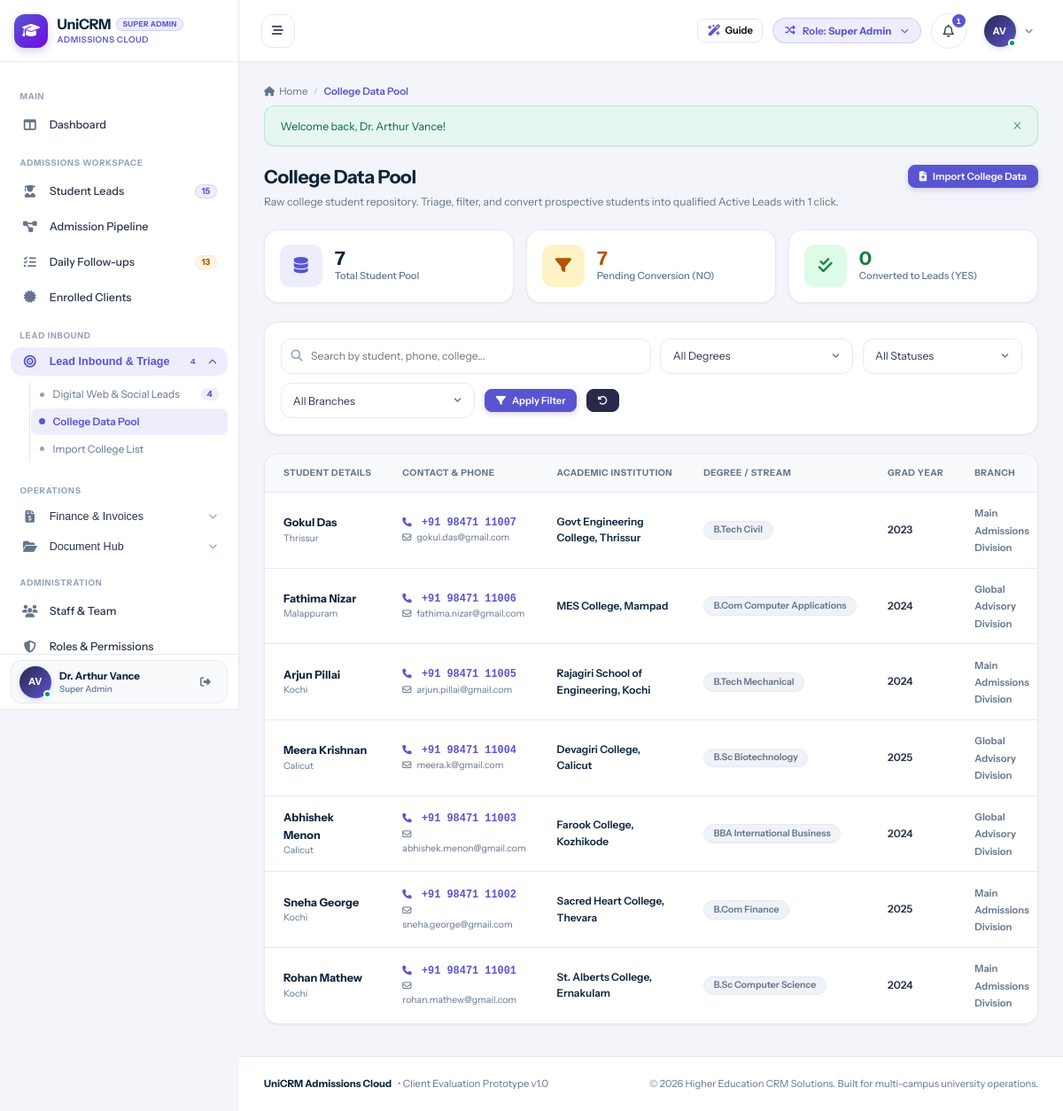
Screenshot of /data/college_data.php (signed in) with the database file from the repository.
### tables this page shows
CREATE TABLE `users` (
  `id` int(11) NOT NULL AUTO_INCREMENT,
  `branch_id` int(11) DEFAULT NULL,
  `role_id` int(11) NOT NULL,
  `manager_id` int(11) DEFAULT NULL,
  `reporting_manager_id` int(11) DEFAULT NULL,
  `name` varchar(150) NOT NULL,
  `email` varchar(150) NOT NULL,
  `password` varchar(255) NOT NULL,
  `phone` varchar(50) DEFAULT NULL,
  `designation` varchar(100) DEFAULT NULL,
  `avatar` varchar(255) DEFAULT NULL,
  `status` enum('Active','Inactive') DEFAULT 'Active',
  `created_at` datetime DEFAULT current_timestamp(),
  `updated_at` datetime DEFAULT NULL ON UPDATE current_timestamp(),
  PRIMARY KEY (`id`),
  UNIQUE KEY `email` (`email`),
  KEY `idx_branch` (`branch_id`),
  KEY `idx_role` (`role_id`),
  KEY `idx_manager` (`manager_id`)
);

CREATE TABLE `roles` (
  `id` int(11) NOT NULL AUTO_INCREMENT,
  `name` varchar(50) NOT NULL,
  `label` varchar(100) NOT NULL,
  `description` text DEFAULT NULL,
  `created_at` datetime DEFAULT current_timestamp(),
  PRIMARY KEY (`id`),
  UNIQUE KEY `name` (`name`)
);

CREATE TABLE `college_data` (
  `id` int(11) NOT NULL AUTO_INCREMENT,
  `student_name` varchar(150) NOT NULL,
  `mobile_number` varchar(50) NOT NULL,
  `phone` varchar(50) DEFAULT NULL,
  `phone_normalized` varchar(20) NOT NULL,
  `email` varchar(150) DEFAULT NULL,
  `college_name` varchar(200) NOT NULL,
  `degree` varchar(100) DEFAULT NULL,
  `stream` varchar(100) DEFAULT NULL,
  `passout_year` int(11) DEFAULT NULL,
  `graduation_year` int(11) DEFAULT NULL,
  `location` varchar(100) DEFAULT NULL,
  `city` varchar(100) DEFAULT NULL,
  `comments` text DEFAULT NULL,
  `data_source` varchar(100) DEFAULT 'Campus Seminar',
  `import_batch_id` int(11) DEFAULT NULL,
  `import_id` int(11) DEFAULT NULL,
  `branch_id` int(11) DEFAULT NULL,
  `is_converted` enum('NO','YES') DEFAULT 'NO',
  `converted_to_lead` tinyint(1) DEFAULT 0,
  `converted_lead_id` int(11) DEFAULT NULL,
  `lead_id` int(11) DEFAULT NULL,
  `converted_by` int(11) DEFAULT NULL,
  `converted_at` datetime DEFAULT NULL,
  `is_archived` tinyint(1) DEFAULT 0,
  `archived_at` datetime DEFAULT NULL,
  `archived_by` int(11) DEFAULT NULL,
  `archive_reason` varchar(255) DEFAULT NULL,
  `created_at` datetime DEFAULT current_timestamp(),
  PRIMARY KEY (`id`),
  KEY `idx_phone` (`phone_normalized`),
  KEY `idx_converted` (`is_converted`),
  KEY `idx_archived` (`is_archived`),
  KEY `idx_branch` (`branch_id`)
);

CREATE TABLE `branches` (
  `id` int(11) NOT NULL AUTO_INCREMENT,
  `name` varchar(100) NOT NULL,
  `code` varchar(20) NOT NULL,
  `city` varchar(100) NOT NULL,
  `state` varchar(100) NOT NULL DEFAULT 'Kerala',
  `country` varchar(100) NOT NULL DEFAULT 'India',
  `phone` varchar(50) DEFAULT NULL,
  `email` varchar(150) DEFAULT NULL,
  `address` text DEFAULT NULL,
  `manager_id` int(11) DEFAULT NULL,
  `status` enum('Active','Inactive') DEFAULT 'Active',
  `created_at` datetime DEFAULT current_timestamp(),
  `updated_at` datetime DEFAULT NULL ON UPDATE current_timestamp(),
  PRIMARY KEY (`id`),
  UNIQUE KEY `code` (`code`)
);

### data/college_data.php (the view, shortened to what the rows shown need)
<?php
require_once __DIR__ . '/../config/database.php';
require_once __DIR__ . '/../config/helpers.php';
require_once __DIR__ . '/../includes/auth.php';
require_login();
$where = ["c.is_archived = 0"];
$params = [];
$whereSql = implode(' AND ', $where);
$sql = "
    SELECT c.*, b.name AS branch_name,
           COALESCE(c.lead_id, c.converted_lead_id) AS lead_id,
           l.lead_code, u.name AS converted_by_name,
           COALESCE(c.phone, c.mobile_number) AS phone,
           COALESCE(c.city, c.location) AS city,
           COALESCE(c.graduation_year, c.passout_year) AS graduation_year
    FROM college_data c
    LEFT JOIN branches b ON c.branch_id = b.id
    LEFT JOIN leads l ON (l.id = c.lead_id OR l.id = c.converted_lead_id)
    LEFT JOIN users u ON c.converted_by = u.id
    WHERE {$whereSql}
    ORDER BY c.converted_to_lead ASC, c.id DESC
    LIMIT 100
";
$stmt = $pdo->prepare($sql);
$stmt->execute($params);
$records = $stmt->fetchAll();
include __DIR__ . '/../includes/header.php';
?>
<div class="page-header" style="display:flex; justify-content:space-between; align-items:flex-start; margin-bottom:1.5rem; flex-wrap:wrap; gap:1rem;">
  <div>
    <h1 style="font-size:1.5rem; font-weight:700; color:var(--text-heading); margin:0 0 0.35rem 0;">College Data Pool</h1>
  </div>
</div>
<div class="card">
  <div class="table-responsive">
    <table class="data-table">
      <thead>
        <tr>
          <th>Student Details</th>
          <th>Contact & Phone</th>
          <th>Academic Institution</th>
          <th>Degree / Stream</th>
          <th>Grad Year</th>
          <th>Branch</th>
        </tr>
      </thead>
      <tbody>
        <?php if (empty($records)): ?>
          <tr>
            <td colspan="8" style="text-align:center; padding:3rem; color:var(--text-muted);">
              <i class="fa-solid fa-folder-open" style="font-size:2rem; margin-bottom:0.75rem; display:block; color:var(--text-light);"></i>
              No college pool records match your current search criteria.
            </td>
          </tr>
        <?php else: ?>
          <?php foreach ($records as $row):
          ?>
            <tr>
              <td>
                <div style="font-weight:700; color:var(--text-heading); font-size:0.9rem;">
                  <?= htmlspecialchars($row['student_name']) ?>
                </div>
                <div style="font-size:0.75rem; color:var(--text-muted);">
                  <?= htmlspecialchars($row['city'] ?? 'Location N/A') ?>
                </div>
              </td>
              <td>
                <div style="font-family:monospace; font-weight:600; color:var(--primary); font-size:0.85rem;">
                  <i class="fa-solid fa-phone" style="font-size:0.75rem; margin-right:4px;"></i> <?= htmlspecialchars($row['phone']) ?>
                </div>
                <?php if (!empty($row['email'])): ?>
                  <div style="font-size:0.75rem; color:var(--text-muted);">
                    <i class="fa-regular fa-envelope" style="font-size:0.72rem; margin-right:4px;"></i> <?= htmlspecialchars($row['email']) ?>
                  </div>
                <?php endif; ?>
              </td>
              <td>
                <div style="font-weight:600; color:var(--text-heading); font-size:0.85rem;">
                  <?= htmlspecialchars($row['college_name'] ?? 'N/A') ?>
                </div>
              </td>
              <td>
                <span class="badge badge-secondary" style="font-weight:600; font-size:0.75rem;">
                  <?= htmlspecialchars($row['degree'] ?? 'General') ?>
                </span>
              </td>
              <td style="font-weight:600; font-size:0.85rem;">
                <?= htmlspecialchars($row['graduation_year'] ?? '—') ?>
              </td>
              <td>
                <span style="font-size:0.8rem; font-weight:600; color:var(--text-muted);">
                  <?= htmlspecialchars($row['branch_name'] ?? 'Unassigned') ?>
                </span>
              </td>
            </tr>
          <?php endforeach; ?>
        <?php endif; ?>
      </tbody>
    </table>
  </div>
</div>
<?php include __DIR__ . '/../includes/footer.php'; ?>

### includes/header.php (shortened to what the rows shown need)
<?php
require_once __DIR__ . '/auth.php';
$currentUser = current_user();
$unreadNotifCount = $currentUser ? get_unread_notifications_count($currentUser['id']) : 0;
?>
<!DOCTYPE html>
<html lang="en">
<head>
  <link rel="stylesheet" href="https://cdnjs.cloudflare.com/ajax/libs/font-awesome/6.5.1/css/all.min.css">
  <link rel="stylesheet" href="<?= base_url('assets/css/style.css') ?>">
</head>
<body>
<div id="app-layout">
  <?php include __DIR__ . '/sidebar.php'; ?>
  <div id="main-wrapper">
    <header id="top-navbar">
      <div class="navbar-right">
        <div class="role-switcher-dropdown" style="position: relative;">
          <button type="button" class="role-switcher-btn" id="role-switcher-btn" title="Simulate different role permissions">
            <span>Role: <strong><?= htmlspecialchars($currentUser['role_label'] ?? 'Guest') ?></strong></span>
          </button>
        </div>
        <div style="position: relative;">
          <button type="button" class="notification-bell-btn" id="notif-bell-btn" title="Notifications">
            <i class="fa-regular fa-bell"></i>
            <?php if ($unreadNotifCount > 0): ?>
              <span class="notification-counter"><?= $unreadNotifCount ?></span>
            <?php endif; ?>
          </button>
        </div>
        <div style="position: relative;">
          <button type="button" class="profile-dropdown-btn" id="user-profile-btn">
            <div class="user-avatar-sm online">
              <?= user_initials($currentUser['name'] ?? 'U') ?>
            </div>
            <i class="fa-solid fa-chevron-down" style="font-size:0.65rem; color:var(--text-muted);"></i>
          </button>
        </div>
      </div>
    </header>
    <main class="content-area">

### includes/sidebar.php (shortened to what the rows shown need)
<?php
$currentUser = current_user();
?>
<aside id="sidebar">
<?php
$rawRoleLabel = $currentUser['role_label'] ?? 'Staff';
$headerRoleBadge = $rawRoleLabel;
?>
  <div class="sidebar-header" id="sidebar-brand-header">
    <a href="<?= base_url('dashboard/index.php') ?>" class="brand-wrapper">
      <div class="brand-text">
        <div class="brand-title-row">
          <h1 class="brand-title">UniCRM</h1>
          <span class="sidebar-role-badge sidebar-demo-badge" title="<?= htmlspecialchars($rawRoleLabel) ?>"><?= htmlspecialchars($headerRoleBadge) ?></span>
        </div>
      </div>
    </a>
  </div>
  <div class="sidebar-user">
    <div class="sidebar-user-card">
      <div class="user-snippet">
        <div class="user-avatar-sm online" title="<?= htmlspecialchars($currentUser['name'] ?? 'User') ?>">
          <?= user_initials($currentUser['name'] ?? 'U') ?>
        </div>
        <div class="user-info">
          <span class="user-name" title="<?= htmlspecialchars($currentUser['name'] ?? 'User') ?>"><?= htmlspecialchars($currentUser['name'] ?? 'User') ?></span>
          <span class="user-role"><?= htmlspecialchars($currentUser['role_label'] ?? 'Staff') ?></span>
        </div>
      </div>
    </div>
  </div>
</aside>

### rows the page displays
users: role.label "SUPER ADMIN", name "AV", name "Dr. Arthur Vance", role.label "Super Admin", id "1"
college_data: student_name "Gokul Das", city "Thrissur", phone "+91 98471 11007", email "gokul.das@gmail.com", college_name "Govt Engineering College, Thrissur", degree "B.Tech Civil", graduation_year "2023", branch.name "Main Admissions Division"
college_data: student_name "Fathima Nizar", city "Malappuram", phone "+91 98471 11006", email "fathima.nizar@gmail.com", college_name "MES College, Mampad", degree "B.Com Computer Applications", graduation_year "2024", branch.name "Global Advisory Division"
college_data: student_name "Arjun Pillai", city "Kochi", phone "+91 98471 11005", email "arjun.pillai@gmail.com", college_name "Rajagiri School of Engineering, Kochi", degree "B.Tech Mechanical", graduation_year "2024", branch.name "Main Admissions Division"
college_data: student_name "Meera Krishnan", city "Calicut", phone "+91 98471 11004", email "meera.k@gmail.com", college_name "Devagiri College, Calicut", degree "B.Sc Biotechnology", graduation_year "2025", branch.name "Global Advisory Division"
college_data: student_name "Abhishek Menon", city "Calicut", phone "+91 98471 11003", email "abhishek.menon@gmail.com", college_name "Farook College, Kozhikode", degree "BBA International Business", graduation_year "2024", branch.name "Global Advisory Division"
college_data: student_name "Sneha George", city "Kochi", phone "+91 98471 11002", email "sneha.george@gmail.com", college_name "Sacred Heart College, Thevara", degree "B.Com Finance", graduation_year "2025", branch.name "Main Admissions Division"
college_data: student_name "Rohan Mathew", city "Kochi", phone "+91 98471 11001", email "rohan.mathew@gmail.com", college_name "St. Alberts College, Ernakulam", degree "B.Sc Computer Science", graduation_year "2024", branch.name "Main Admissions Division"

### other values shown
$sidebarActiveLeadsCount "15"
$sidebarTotalTasks "13"
$sidebarWebLeadsCount "4"
$pageTitle "College Data Pool"
$flash['message'] "Welcome back, Dr. Arthur Vance!"
$totalRecords "7"
$unconvertedCount "7"
$convertedCount "0"
